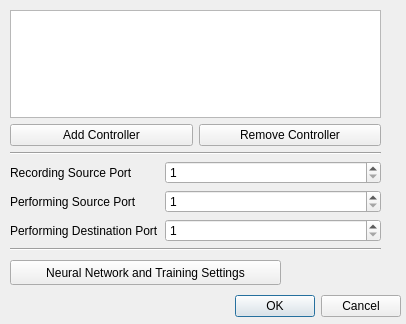
<?xml version="1.0" encoding="UTF-8"?>
<ui version="4.0">
 <class>Dialog</class>
 <widget class="QDialog" name="Dialog">
  <property name="geometry">
   <rect>
    <x>0</x>
    <y>0</y>
    <width>406</width>
    <height>324</height>
   </rect>
  </property>
  <property name="windowTitle">
   <string>Dialog</string>
  </property>
  <widget class="QDialogButtonBox" name="buttonBox">
   <property name="geometry">
    <rect>
     <x>60</x>
     <y>290</y>
     <width>341</width>
     <height>32</height>
    </rect>
   </property>
   <property name="orientation">
    <enum>Qt::Horizontal</enum>
   </property>
   <property name="standardButtons">
    <set>QDialogButtonBox::Cancel|QDialogButtonBox::Ok</set>
   </property>
  </widget>
  <widget class="QWidget" name="verticalLayoutWidget">
   <property name="geometry">
    <rect>
     <x>10</x>
     <y>10</y>
     <width>371</width>
     <height>241</height>
    </rect>
   </property>
   <layout class="QVBoxLayout" name="verticalLayout">
    <item>
     <widget class="QTableView" name="tableView"/>
    </item>
    <item>
     <layout class="QHBoxLayout" name="horizontalLayout">
      <item>
       <widget class="QPushButton" name="pushButton_3">
        <property name="text">
         <string>Add Controller</string>
        </property>
       </widget>
      </item>
      <item>
       <widget class="QPushButton" name="pushButton_2">
        <property name="text">
         <string>Remove Controller</string>
        </property>
       </widget>
      </item>
     </layout>
    </item>
    <item>
     <widget class="Line" name="line">
      <property name="orientation">
       <enum>Qt::Horizontal</enum>
      </property>
     </widget>
    </item>
    <item>
     <layout class="QFormLayout" name="formLayout">
      <item row="0" column="0">
       <widget class="QLabel" name="label">
        <property name="text">
         <string>Recording Source Port</string>
        </property>
       </widget>
      </item>
      <item row="0" column="1">
       <widget class="QSpinBox" name="spinBox">
        <property name="minimum">
         <number>1</number>
        </property>
        <property name="value">
         <number>1</number>
        </property>
       </widget>
      </item>
      <item row="1" column="0">
       <widget class="QLabel" name="label_2">
        <property name="text">
         <string>Performing Source Port</string>
        </property>
       </widget>
      </item>
      <item row="1" column="1">
       <widget class="QSpinBox" name="spinBox_3">
        <property name="minimum">
         <number>1</number>
        </property>
        <property name="value">
         <number>1</number>
        </property>
       </widget>
      </item>
      <item row="2" column="0">
       <widget class="QLabel" name="label_3">
        <property name="text">
         <string>Performing Destination Port</string>
        </property>
       </widget>
      </item>
      <item row="2" column="1">
       <widget class="QSpinBox" name="spinBox_4">
        <property name="minimum">
         <number>1</number>
        </property>
        <property name="maximum">
         <number>127</number>
        </property>
        <property name="singleStep">
         <number>1</number>
        </property>
        <property name="value">
         <number>1</number>
        </property>
       </widget>
      </item>
     </layout>
    </item>
    <item>
     <widget class="Line" name="line_2">
      <property name="orientation">
       <enum>Qt::Horizontal</enum>
      </property>
     </widget>
    </item>
   </layout>
  </widget>
  <widget class="QPushButton" name="pushButton">
   <property name="geometry">
    <rect>
     <x>10</x>
     <y>260</y>
     <width>271</width>
     <height>25</height>
    </rect>
   </property>
   <property name="text">
    <string>Neural Network and Training Settings</string>
   </property>
  </widget>
 </widget>
 <resources/>
 <connections>
  <connection>
   <sender>buttonBox</sender>
   <signal>rejected()</signal>
   <receiver>Dialog</receiver>
   <slot>reject()</slot>
   <hints>
    <hint type="sourcelabel">
     <x>316</x>
     <y>260</y>
    </hint>
    <hint type="destinationlabel">
     <x>286</x>
     <y>274</y>
    </hint>
   </hints>
  </connection>
  <connection>
   <sender>buttonBox</sender>
   <signal>accepted()</signal>
   <receiver>Dialog</receiver>
   <slot>accept()</slot>
   <hints>
    <hint type="sourcelabel">
     <x>248</x>
     <y>254</y>
    </hint>
    <hint type="destinationlabel">
     <x>157</x>
     <y>274</y>
    </hint>
   </hints>
  </connection>
 </connections>
</ui>
